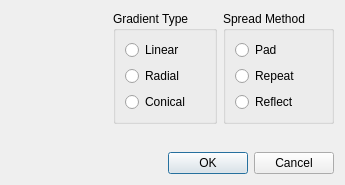
<?xml version="1.0" encoding="UTF-8"?>
<ui version="4.0">
 <class>GradientDialog</class>
 <widget class="QDialog" name="GradientDialog">
  <property name="geometry">
   <rect>
    <x>0</x>
    <y>0</y>
    <width>320</width>
    <height>178</height>
   </rect>
  </property>
  <property name="windowTitle">
   <string>Gradient Editor</string>
  </property>
  <layout class="QGridLayout" name="gridLayout">
   <property name="sizeConstraint">
    <enum>QLayout::SizeConstraint::SetFixedSize</enum>
   </property>
   <item row="0" column="0">
    <widget class="GradientEdit" name="gradient_edit" native="true">
     <property name="minimumSize">
      <size>
       <width>96</width>
       <height>96</height>
      </size>
     </property>
    </widget>
   </item>
   <item row="0" column="1">
    <widget class="QGroupBox" name="type_group">
     <property name="title">
      <string>Gradient Type</string>
     </property>
     <layout class="QVBoxLayout" name="verticalLayout">
      <item>
       <widget class="QRadioButton" name="type_linear_rbtn">
        <property name="text">
         <string>Linear</string>
        </property>
       </widget>
      </item>
      <item>
       <widget class="QRadioButton" name="type_radial_rbtn">
        <property name="text">
         <string>Radial</string>
        </property>
       </widget>
      </item>
      <item>
       <widget class="QRadioButton" name="type_conical_rbtn">
        <property name="text">
         <string>Conical </string>
        </property>
       </widget>
      </item>
     </layout>
    </widget>
   </item>
   <item row="0" column="2">
    <widget class="QGroupBox" name="spread_group">
     <property name="title">
      <string>Spread Method</string>
     </property>
     <layout class="QVBoxLayout" name="verticalLayout_2">
      <item>
       <widget class="QRadioButton" name="spread_pad_rbtn">
        <property name="text">
         <string>Pad</string>
        </property>
       </widget>
      </item>
      <item>
       <widget class="QRadioButton" name="spread_repeat_rbtn">
        <property name="text">
         <string>Repeat</string>
        </property>
       </widget>
      </item>
      <item>
       <widget class="QRadioButton" name="spread_reflect_rbtn">
        <property name="text">
         <string>Reflect</string>
        </property>
       </widget>
      </item>
     </layout>
    </widget>
   </item>
   <item row="1" column="0" colspan="3">
    <widget class="GradientStopsEdit" name="stops_edit" native="true">
     <property name="minimumSize">
      <size>
       <width>0</width>
       <height>16</height>
      </size>
     </property>
    </widget>
   </item>
   <item row="2" column="0" colspan="3">
    <widget class="QDialogButtonBox" name="buttonBox">
     <property name="orientation">
      <enum>Qt::Orientation::Horizontal</enum>
     </property>
     <property name="standardButtons">
      <set>QDialogButtonBox::StandardButton::Cancel|QDialogButtonBox::StandardButton::Ok</set>
     </property>
    </widget>
   </item>
  </layout>
 </widget>
 <customwidgets>
  <customwidget>
   <class>GradientEdit</class>
   <extends>QWidget</extends>
   <header>gradient_edit.h</header>
   <container>1</container>
  </customwidget>
  <customwidget>
   <class>GradientStopsEdit</class>
   <extends>QWidget</extends>
   <header>gradient_stops_edit.h</header>
   <container>1</container>
  </customwidget>
 </customwidgets>
 <resources/>
 <connections>
  <connection>
   <sender>buttonBox</sender>
   <signal>accepted()</signal>
   <receiver>GradientDialog</receiver>
   <slot>accept()</slot>
   <hints>
    <hint type="sourcelabel">
     <x>266</x>
     <y>169</y>
    </hint>
    <hint type="destinationlabel">
     <x>157</x>
     <y>178</y>
    </hint>
   </hints>
  </connection>
  <connection>
   <sender>buttonBox</sender>
   <signal>rejected()</signal>
   <receiver>GradientDialog</receiver>
   <slot>reject()</slot>
   <hints>
    <hint type="sourcelabel">
     <x>310</x>
     <y>169</y>
    </hint>
    <hint type="destinationlabel">
     <x>286</x>
     <y>178</y>
    </hint>
   </hints>
  </connection>
  <connection>
   <sender>type_conical_rbtn</sender>
   <signal>toggled(bool)</signal>
   <receiver>spread_group</receiver>
   <slot>setDisabled(bool)</slot>
   <hints>
    <hint type="sourcelabel">
     <x>179</x>
     <y>98</y>
    </hint>
    <hint type="destinationlabel">
     <x>262</x>
     <y>98</y>
    </hint>
   </hints>
  </connection>
 </connections>
</ui>
